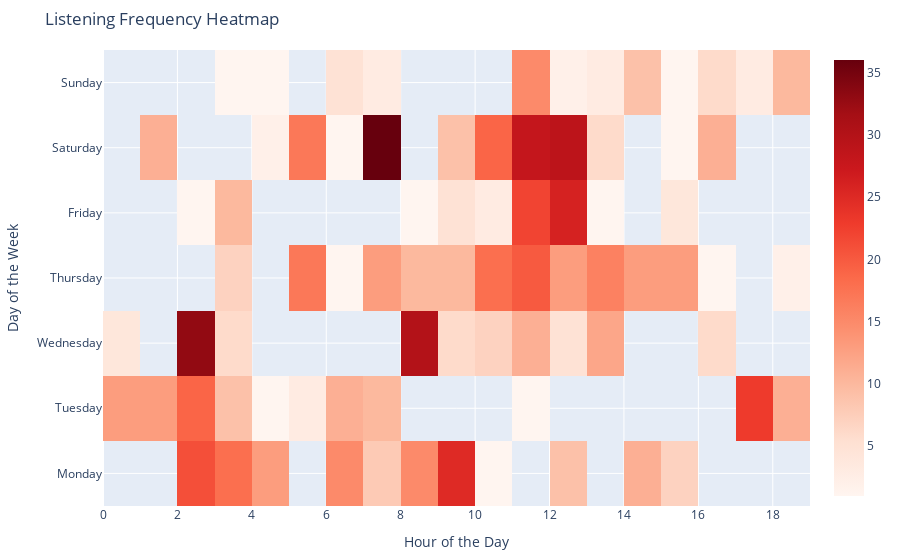

The cell this chart's notebook holds for it:
### Code cell
df_strm = pd.read_json('StreamingHistory.json')
df_strm['endTime'] = pd.to_datetime(df_strm['endTime'])
df_strm['day_of_week'] = df_strm['endTime'].dt.dayofweek
df_strm['hour_of_day'] = df_strm['endTime'].dt.hour
listening_frequency = df_strm.groupby(['day_of_week', 'hour_of_day']).size().unstack()
listening_frequency = listening_frequency.reindex(index=[0, 1, 2, 3, 4, 5, 6])

fig_heatmap = go.Figure(data=go.Heatmap(
    z=listening_frequency.values,
    x=list(range(24)),  # Hours of the day
    y=['Monday', 'Tuesday', 'Wednesday', 'Thursday', 'Friday', 'Saturday', 'Sunday'],
    colorscale='Reds',  # Color scale
))

fig_heatmap.update_layout(
    title='Listening Frequency Heatmap',
    xaxis=dict(title='Hour of the Day'),
    yaxis=dict(title='Day of the Week'),
    margin=dict(l=50, r=50, t=50, b=50),
)
fig_heatmap.show()

### Figure 1 — Plotly figure (JSON) as saved in the notebook; plotly's stock layout.template omitted (floating-point values rounded to 4 significant figures; data arrays with more than 128 entries replaced by an {"elided": "..."} marker saying what was removed)
{"data": [{"colorscale": [[0, "rgb(255,245,240)"], [0.125, "rgb(254,224,210)"], [0.25, "rgb(252,187,161)"], [0.375, "rgb(252,146,114)"], [0.5, "rgb(251,106,74)"], [0.625, "rgb(239,59,44)"], [0.75, "rgb(203,24,29)"], [0.875, "rgb(165,15,21)"], [1, "rgb(103,0,13)"]], "type": "heatmap", "x": [0, 1, 2, 3, 4, 5, 6, 7, 8, 9, 10, 11, 12, 13, 14, 15, 16, 17, 18, 19, 20, 21, 22, 23], "y": ["Monday", "Tuesday", "Wednesday", "Thursday", "Friday", "Saturday", "Sunday"], "z": {"elided": "7x19 int values"}}], "layout": {"margin": {"b": 50, "l": 50, "r": 50, "t": 50}, "title": {"text": "Listening Frequency Heatmap"}, "xaxis": {"title": {"text": "Hour of the Day"}}, "yaxis": {"title": {"text": "Day of the Week"}}}}
